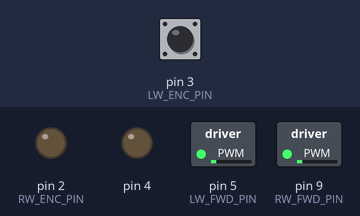
The sketch below on a simulated Arduino Uno, built with avr-gcc and run on an emulated ATmega328P. On the bench: switched loads named in the sketch (green lamp = pin HIGH), output pins drawn as LEDs (lit = HIGH). The inputs (shaded band) are chosen by the test bench; at power-on: pin 3 (LW_ENC_PIN) HIGH. What the sketch prints to the serial monitor is not drawn.

Above: at 0.1 s.
At 15.1 s:
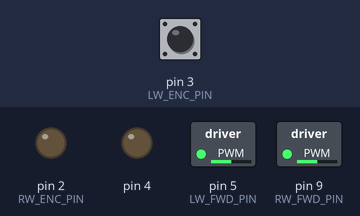
At 25.1 s:
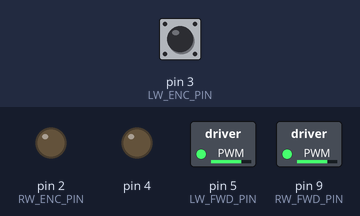
At 35.1 s:
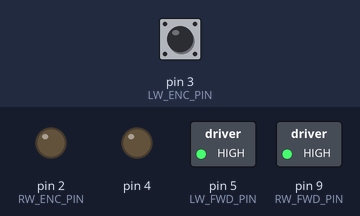
Timing chart, 0 to 36.6 s (numbered marks = the images above):
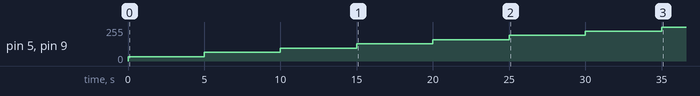

The sketch:

WheelSpeedTest.ino
```cpp
/***
 * WheelSpeedTest
 *
 * Runs through a range of PWM values and takes an average click count.
 ***/

#include "Arduino.h"

#define I2C_ADDR   0x10
#define I2C_NUM_REGS 16

#define LW_ENA_PIN  7
#define LW_FWD_PIN  5
#define LW_REV_PIN  6
#define LW_ENC_PIN  3

#define RW_ENA_PIN  12
#define RW_FWD_PIN  9
#define RW_REV_PIN  10
#define RW_ENC_PIN  2

const int out_pin[] = { LW_ENA_PIN, LW_FWD_PIN, LW_REV_PIN, RW_ENA_PIN, RW_FWD_PIN, RW_REV_PIN };
const int num_out_pins = sizeof(out_pin)/sizeof(out_pin[0]);

int speed;
unsigned long last_millis;

volatile unsigned long lw_clicks, rw_clicks;
unsigned long last_lw_clicks, last_rw_clicks;


void lw_encoder_isr() {
	lw_clicks++;
}


void rw_encoder_isr() {
	rw_clicks++;
}

void setup() {
	Serial.begin(9600);

	Serial.println("Configuring pins");
	for (int p = 0; p < num_out_pins; p++) {
		pinMode(p, OUTPUT);
		digitalWrite(p, LOW);
	}
	pinMode(LW_ENC_PIN, INPUT);
	pinMode(LW_ENC_PIN, INPUT);

	Serial.println("Configuring encoder interrupts");
	lw_clicks = rw_clicks = last_lw_clicks = last_rw_clicks = 0;
    attachInterrupt(digitalPinToInterrupt(3), lw_encoder_isr, CHANGE);
    attachInterrupt(digitalPinToInterrupt(2), rw_encoder_isr, CHANGE);

    speed = 0;
    last_millis = millis();
}


void loop() {
	if (speed < 255) {
		speed += 32;
		if (speed > 255) speed = 255;
		Serial.print("Speed: ");
		Serial.print(speed);
		digitalWrite(LW_ENA_PIN, HIGH);
		digitalWrite(RW_ENA_PIN, HIGH);
		analogWrite(LW_FWD_PIN, speed);
		analogWrite(RW_FWD_PIN, speed);
		last_lw_clicks = lw_clicks;
		last_rw_clicks = rw_clicks;
		delay(5000);
		int lw_cps = (lw_clicks - last_lw_clicks) / 5;
		int rw_cps = (rw_clicks - last_rw_clicks) / 5;
		Serial.print(", LWCPS: ");
		Serial.print(lw_cps);
		Serial.print(", RWCPS: ");
		Serial.println(rw_cps);
	} else {
		for (int p = 0; p < num_out_pins; p++) {
			digitalWrite(p, LOW);
		}
		delay(10000);
	}
}
```

.ino.cpp
```cpp
#ifdef __IN_ECLIPSE__
//This is a automatic generated file
//Please do not modify this file
//If you touch this file your change will be overwritten during the next build
//This file has been generated on 2017-09-05 22:37:20

#include "Arduino.h"
#include "Arduino.h"
void lw_encoder_isr() ;
void rw_encoder_isr() ;
void setup() ;
void loop() ;

#include "WheelSpeedTest.ino"


#endif
```

Measured:
- by itself, pin 5 (LW_FWD_PIN), pin 9 (RW_FWD_PIN): moves from 0/255 to 255/255 over 35.0 s
